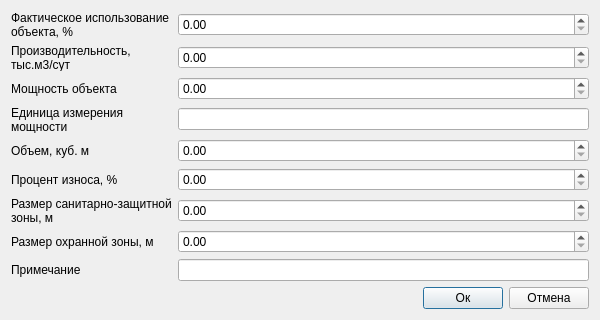
<?xml version="1.0" encoding="UTF-8"?>
<ui version="4.0">
 <class>Dialog</class>
 <widget class="QDialog" name="Dialog">
  <property name="geometry">
   <rect>
    <x>0</x>
    <y>0</y>
    <width>600</width>
    <height>320</height>
   </rect>
  </property>
  <property name="minimumSize">
   <size>
    <width>600</width>
    <height>320</height>
   </size>
  </property>
  <property name="windowTitle">
   <string>Объекты жидких углеводородов (полигон): Дополнительные атрибуты</string>
  </property>
  <property name="accessibleName">
   <string notr="true">btnSave</string>
  </property>
  <layout class="QVBoxLayout" name="verticalLayout_2">
   <item>
    <layout class="QGridLayout" name="gridLayout_2">
     <item row="0" column="1">
      <layout class="QHBoxLayout" name="horizontalLayout_4">
       <item>
        <layout class="QGridLayout" name="gridLayout_3">
         <item row="7" column="1">
          <widget class="QLineEdit" name="tbPowerUnit">
           <property name="clearButtonEnabled">
            <bool>true</bool>
           </property>
          </widget>
         </item>
         <item row="14" column="0">
          <widget class="QLabel" name="label_8">
           <property name="text">
            <string>Размер охранной зоны, м</string>
           </property>
          </widget>
         </item>
         <item row="7" column="0">
          <widget class="QLabel" name="label_22">
           <property name="text">
            <string>Единица измерения
мощности</string>
           </property>
          </widget>
         </item>
         <item row="1" column="1">
          <widget class="QgsDoubleSpinBox" name="sbActualUseOfTheObject">
           <property name="maximum">
            <double>100.000000000000000</double>
           </property>
           <property name="clearValue">
            <bool>true</bool>
           </property>
          </widget>
         </item>
         <item row="5" column="1">
          <widget class="QgsDoubleSpinBox" name="sbPower">
           <property name="maximum">
            <double>10000000.000000000000000</double>
           </property>
           <property name="clearValue">
            <bool>true</bool>
           </property>
          </widget>
         </item>
         <item row="16" column="0">
          <widget class="QLabel" name="label_6">
           <property name="text">
            <string>Примечание</string>
           </property>
          </widget>
         </item>
         <item row="3" column="1">
          <widget class="QgsDoubleSpinBox" name="sbCapacity">
           <property name="maximum">
            <double>10000000.000000000000000</double>
           </property>
           <property name="clearValue">
            <bool>true</bool>
           </property>
          </widget>
         </item>
         <item row="12" column="0">
          <widget class="QLabel" name="label_12">
           <property name="text">
            <string>Размер санитарно-защитной 
зоны, м</string>
           </property>
          </widget>
         </item>
         <item row="12" column="1">
          <widget class="QgsDoubleSpinBox" name="sbSizeOfSanitaryProtectionZone">
           <property name="maximum">
            <double>10000000.000000000000000</double>
           </property>
           <property name="clearValue">
            <bool>true</bool>
           </property>
          </widget>
         </item>
         <item row="8" column="0">
          <widget class="QLabel" name="label">
           <property name="text">
            <string>Объем, куб. м</string>
           </property>
          </widget>
         </item>
         <item row="10" column="1">
          <widget class="QgsDoubleSpinBox" name="sbWearPercentage">
           <property name="maximum">
            <double>100.000000000000000</double>
           </property>
           <property name="clearValue">
            <bool>true</bool>
           </property>
          </widget>
         </item>
         <item row="16" column="1">
          <widget class="QLineEdit" name="tbNote">
           <property name="clearButtonEnabled">
            <bool>true</bool>
           </property>
          </widget>
         </item>
         <item row="10" column="0">
          <widget class="QLabel" name="label_24">
           <property name="text">
            <string>Процент износа, %</string>
           </property>
          </widget>
         </item>
         <item row="1" column="0">
          <widget class="QLabel" name="label_11">
           <property name="text">
            <string>Фактическое использование 
объекта, %</string>
           </property>
          </widget>
         </item>
         <item row="5" column="0">
          <widget class="QLabel" name="label_9">
           <property name="text">
            <string>Мощность объекта</string>
           </property>
          </widget>
         </item>
         <item row="3" column="0">
          <widget class="QLabel" name="label_13">
           <property name="text">
            <string>Производительность,
тыс.м3/сут</string>
           </property>
          </widget>
         </item>
         <item row="8" column="1">
          <widget class="QgsDoubleSpinBox" name="sbVolume">
           <property name="maximum">
            <double>10000000.000000000000000</double>
           </property>
           <property name="clearValue">
            <bool>true</bool>
           </property>
          </widget>
         </item>
         <item row="14" column="1">
          <widget class="QgsDoubleSpinBox" name="sbGuardZoneSize">
           <property name="maximum">
            <double>10000000.000000000000000</double>
           </property>
           <property name="clearValue">
            <bool>true</bool>
           </property>
          </widget>
         </item>
        </layout>
       </item>
      </layout>
     </item>
     <item row="3" column="1">
      <layout class="QHBoxLayout" name="horizontalLayout">
       <item>
        <spacer name="horizontalSpacer">
         <property name="orientation">
          <enum>Qt::Horizontal</enum>
         </property>
         <property name="sizeHint" stdset="0">
          <size>
           <width>40</width>
           <height>20</height>
          </size>
         </property>
        </spacer>
       </item>
       <item>
        <widget class="QPushButton" name="btnOk">
         <property name="accessibleName">
          <string notr="true">btnSave</string>
         </property>
         <property name="text">
          <string>Ок</string>
         </property>
         <property name="default">
          <bool>true</bool>
         </property>
        </widget>
       </item>
       <item>
        <widget class="QPushButton" name="btnCancel">
         <property name="accessibleName">
          <string notr="true">btnCancel</string>
         </property>
         <property name="text">
          <string>Отмена</string>
         </property>
        </widget>
       </item>
      </layout>
     </item>
     <item row="2" column="1">
      <layout class="QHBoxLayout" name="horizontalLayout_2">
       <item>
        <spacer name="verticalSpacer">
         <property name="orientation">
          <enum>Qt::Vertical</enum>
         </property>
         <property name="sizeHint" stdset="0">
          <size>
           <width>20</width>
           <height>40</height>
          </size>
         </property>
        </spacer>
       </item>
      </layout>
     </item>
    </layout>
   </item>
  </layout>
 </widget>
 <customwidgets>
  <customwidget>
   <class>QgsDoubleSpinBox</class>
   <extends>QDoubleSpinBox</extends>
   <header>qgsdoublespinbox.h</header>
  </customwidget>
 </customwidgets>
 <tabstops>
  <tabstop>sbActualUseOfTheObject</tabstop>
  <tabstop>sbCapacity</tabstop>
  <tabstop>sbPower</tabstop>
  <tabstop>tbPowerUnit</tabstop>
  <tabstop>sbVolume</tabstop>
  <tabstop>sbWearPercentage</tabstop>
  <tabstop>sbSizeOfSanitaryProtectionZone</tabstop>
  <tabstop>sbGuardZoneSize</tabstop>
  <tabstop>tbNote</tabstop>
  <tabstop>btnOk</tabstop>
  <tabstop>btnCancel</tabstop>
 </tabstops>
 <resources/>
 <connections/>
</ui>
